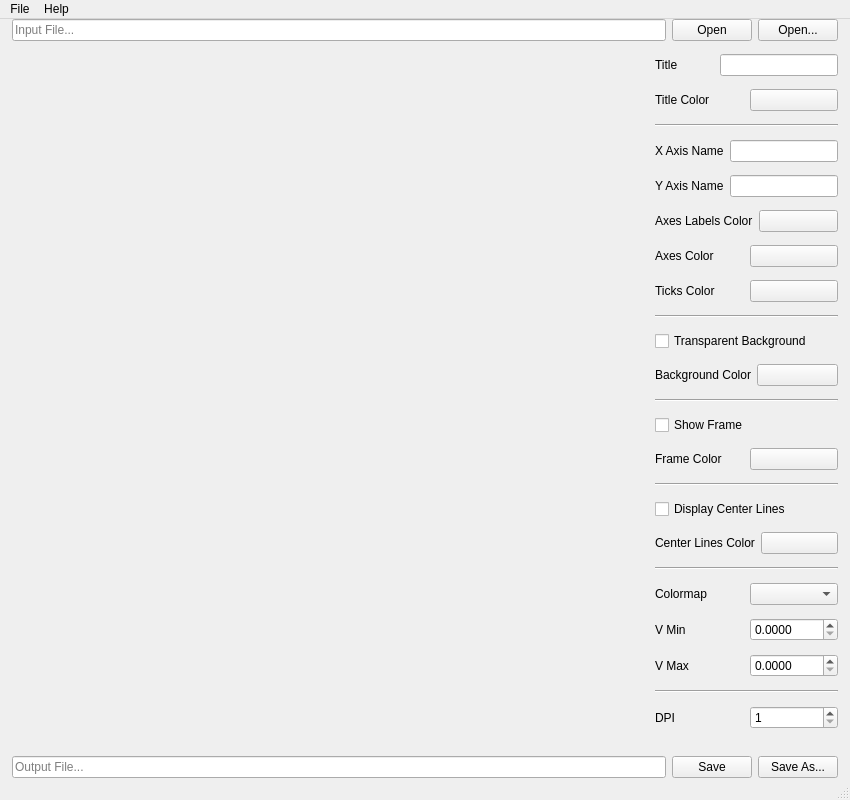
<?xml version="1.0" encoding="UTF-8"?>
<ui version="4.0">
 <class>MainWindow</class>
 <widget class="QMainWindow" name="MainWindow">
  <property name="geometry">
   <rect>
    <x>0</x>
    <y>0</y>
    <width>850</width>
    <height>800</height>
   </rect>
  </property>
  <property name="sizePolicy">
   <sizepolicy hsizetype="Preferred" vsizetype="Preferred">
    <horstretch>0</horstretch>
    <verstretch>0</verstretch>
   </sizepolicy>
  </property>
  <property name="windowTitle">
   <string>Gleipnir</string>
  </property>
  <widget class="QWidget" name="centralwidget">
   <layout class="QVBoxLayout" name="verticalLayout" stretch="0,1,0">
    <property name="spacing">
     <number>6</number>
    </property>
    <property name="sizeConstraint">
     <enum>QLayout::SetDefaultConstraint</enum>
    </property>
    <property name="leftMargin">
     <number>12</number>
    </property>
    <property name="topMargin">
     <number>0</number>
    </property>
    <property name="rightMargin">
     <number>12</number>
    </property>
    <property name="bottomMargin">
     <number>0</number>
    </property>
    <item>
     <layout class="QHBoxLayout" name="topHorizontalLayout">
      <item>
       <widget class="FileLineEdit" name="inputFileLineEdit">
        <property name="placeholderText">
         <string>Input File...</string>
        </property>
       </widget>
      </item>
      <item>
       <widget class="QPushButton" name="openFilePushButton">
        <property name="text">
         <string>Open</string>
        </property>
       </widget>
      </item>
      <item>
       <widget class="QPushButton" name="openAsFilePushButton">
        <property name="text">
         <string>Open...</string>
        </property>
       </widget>
      </item>
     </layout>
    </item>
    <item>
     <layout class="QHBoxLayout" name="centralHorizontalLayout" stretch="2,0">
      <property name="spacing">
       <number>6</number>
      </property>
      <item>
       <widget class="PlotWidget" name="plotWidget" native="true">
        <property name="sizePolicy">
         <sizepolicy hsizetype="Expanding" vsizetype="Expanding">
          <horstretch>0</horstretch>
          <verstretch>0</verstretch>
         </sizepolicy>
        </property>
       </widget>
      </item>
      <item>
       <layout class="QVBoxLayout" name="rightPanelVerticalLayout">
        <property name="leftMargin">
         <number>6</number>
        </property>
        <item>
         <layout class="QHBoxLayout" name="titleHorizontalLayout" stretch="1,2">
          <item>
           <widget class="QLabel" name="titleLabel">
            <property name="text">
             <string>Title</string>
            </property>
           </widget>
          </item>
          <item>
           <widget class="QLineEdit" name="titleLineEdit">
            <property name="sizePolicy">
             <sizepolicy hsizetype="Expanding" vsizetype="Fixed">
              <horstretch>0</horstretch>
              <verstretch>0</verstretch>
             </sizepolicy>
            </property>
           </widget>
          </item>
         </layout>
        </item>
        <item>
         <layout class="QHBoxLayout" name="titleColorHorizontalLayout">
          <item>
           <widget class="QLabel" name="titleColorLabel">
            <property name="text">
             <string>Title Color</string>
            </property>
           </widget>
          </item>
          <item>
           <widget class="ColorButton" name="titleColorColorButton">
            <property name="text">
             <string/>
            </property>
           </widget>
          </item>
         </layout>
        </item>
        <item>
         <widget class="Line" name="titleGroupLine">
          <property name="orientation">
           <enum>Qt::Horizontal</enum>
          </property>
         </widget>
        </item>
        <item>
         <layout class="QHBoxLayout" name="xAxisNameHorizontalLayout" stretch="1,2">
          <item>
           <widget class="QLabel" name="xAxisNameLabel">
            <property name="text">
             <string>X Axis Name</string>
            </property>
           </widget>
          </item>
          <item>
           <widget class="QLineEdit" name="xAxisNameLineEdit">
            <property name="sizePolicy">
             <sizepolicy hsizetype="Expanding" vsizetype="Fixed">
              <horstretch>0</horstretch>
              <verstretch>0</verstretch>
             </sizepolicy>
            </property>
           </widget>
          </item>
         </layout>
        </item>
        <item>
         <layout class="QHBoxLayout" name="yAxisNameHorizontalLayout" stretch="1,2">
          <item>
           <widget class="QLabel" name="yAxisNameLabel">
            <property name="text">
             <string>Y Axis Name</string>
            </property>
           </widget>
          </item>
          <item>
           <widget class="QLineEdit" name="yAxisNameLineEdit">
            <property name="sizePolicy">
             <sizepolicy hsizetype="MinimumExpanding" vsizetype="Fixed">
              <horstretch>0</horstretch>
              <verstretch>0</verstretch>
             </sizepolicy>
            </property>
           </widget>
          </item>
         </layout>
        </item>
        <item>
         <layout class="QHBoxLayout" name="axesLabelsColorHorizontalLayout">
          <item>
           <widget class="QLabel" name="axesLabelsColorLabel">
            <property name="text">
             <string>Axes Labels Color</string>
            </property>
           </widget>
          </item>
          <item>
           <widget class="ColorButton" name="axesLabelsColorColorButton">
            <property name="text">
             <string/>
            </property>
           </widget>
          </item>
         </layout>
        </item>
        <item>
         <layout class="QHBoxLayout" name="axesColorHorizontalLayout">
          <item>
           <widget class="QLabel" name="axesColorLabel">
            <property name="text">
             <string>Axes Color</string>
            </property>
           </widget>
          </item>
          <item>
           <widget class="ColorButton" name="axesColorColorButton">
            <property name="text">
             <string/>
            </property>
           </widget>
          </item>
         </layout>
        </item>
        <item>
         <layout class="QHBoxLayout" name="ticksColorHorizontalLayout">
          <item>
           <widget class="QLabel" name="ticksColorLabel">
            <property name="text">
             <string>Ticks Color</string>
            </property>
           </widget>
          </item>
          <item>
           <widget class="ColorButton" name="ticksColorColorButton">
            <property name="text">
             <string/>
            </property>
           </widget>
          </item>
         </layout>
        </item>
        <item>
         <widget class="Line" name="axesGroupLine">
          <property name="orientation">
           <enum>Qt::Horizontal</enum>
          </property>
         </widget>
        </item>
        <item>
         <widget class="QCheckBox" name="isBackgroundTransparentCheckBox">
          <property name="text">
           <string>Transparent Background</string>
          </property>
         </widget>
        </item>
        <item>
         <layout class="QHBoxLayout" name="backgroundColorHorizontalLayout">
          <item>
           <widget class="QLabel" name="backgroundColorLabel">
            <property name="text">
             <string>Background Color</string>
            </property>
           </widget>
          </item>
          <item>
           <widget class="ColorButton" name="backgroundColorColorButton">
            <property name="text">
             <string/>
            </property>
           </widget>
          </item>
         </layout>
        </item>
        <item>
         <widget class="Line" name="backgroundGroupLine">
          <property name="orientation">
           <enum>Qt::Horizontal</enum>
          </property>
         </widget>
        </item>
        <item>
         <widget class="QCheckBox" name="isShowFrameCheckBox">
          <property name="text">
           <string>Show Frame</string>
          </property>
         </widget>
        </item>
        <item>
         <layout class="QHBoxLayout" name="frameColorHorizontalLayout">
          <item>
           <widget class="QLabel" name="frameColorLabel">
            <property name="text">
             <string>Frame Color</string>
            </property>
           </widget>
          </item>
          <item>
           <widget class="ColorButton" name="frameColorColorButton">
            <property name="text">
             <string/>
            </property>
           </widget>
          </item>
         </layout>
        </item>
        <item>
         <widget class="Line" name="frameGroupLine">
          <property name="orientation">
           <enum>Qt::Horizontal</enum>
          </property>
         </widget>
        </item>
        <item>
         <widget class="QCheckBox" name="isCenterLinesDisplayedCheckBox">
          <property name="text">
           <string>Display Center Lines</string>
          </property>
         </widget>
        </item>
        <item>
         <layout class="QHBoxLayout" name="centerLinesColorHorizontalLayout">
          <item>
           <widget class="QLabel" name="centerLinesColorLabel">
            <property name="text">
             <string>Center Lines Color</string>
            </property>
           </widget>
          </item>
          <item>
           <widget class="ColorButton" name="centerLinesColorColorButton">
            <property name="text">
             <string/>
            </property>
           </widget>
          </item>
         </layout>
        </item>
        <item>
         <widget class="Line" name="centerLinesGroupLine">
          <property name="orientation">
           <enum>Qt::Horizontal</enum>
          </property>
         </widget>
        </item>
        <item>
         <layout class="QHBoxLayout" name="colormapHorizontalLayout">
          <item>
           <widget class="QLabel" name="colormapLabel">
            <property name="text">
             <string>Colormap</string>
            </property>
           </widget>
          </item>
          <item>
           <widget class="QComboBox" name="colormapComboBox"/>
          </item>
         </layout>
        </item>
        <item>
         <layout class="QHBoxLayout" name="vMinHorizontalLayout">
          <item>
           <widget class="QLabel" name="vMinLabel">
            <property name="text">
             <string>V Min</string>
            </property>
           </widget>
          </item>
          <item>
           <widget class="QDoubleSpinBox" name="vMinDoubleSpinBox">
            <property name="decimals">
             <number>4</number>
            </property>
            <property name="maximum">
             <double>1.000000000000000</double>
            </property>
            <property name="singleStep">
             <double>0.010000000000000</double>
            </property>
           </widget>
          </item>
         </layout>
        </item>
        <item>
         <layout class="QHBoxLayout" name="vMaxHorizontalLayout">
          <item>
           <widget class="QLabel" name="vMaxLabel">
            <property name="text">
             <string>V Max</string>
            </property>
           </widget>
          </item>
          <item>
           <widget class="QDoubleSpinBox" name="vMaxDoubleSpinBox">
            <property name="decimals">
             <number>4</number>
            </property>
            <property name="maximum">
             <double>1.000000000000000</double>
            </property>
            <property name="singleStep">
             <double>0.010000000000000</double>
            </property>
           </widget>
          </item>
         </layout>
        </item>
        <item>
         <widget class="Line" name="colormapGroupLine">
          <property name="orientation">
           <enum>Qt::Horizontal</enum>
          </property>
         </widget>
        </item>
        <item>
         <layout class="QHBoxLayout" name="dpiHorizontalLayout">
          <item>
           <widget class="QLabel" name="dpiLabel">
            <property name="text">
             <string>DPI</string>
            </property>
           </widget>
          </item>
          <item>
           <widget class="QSpinBox" name="dpiSpinBox">
            <property name="minimum">
             <number>1</number>
            </property>
            <property name="maximum">
             <number>100000</number>
            </property>
            <property name="singleStep">
             <number>10</number>
            </property>
           </widget>
          </item>
         </layout>
        </item>
       </layout>
      </item>
     </layout>
    </item>
    <item>
     <layout class="QHBoxLayout" name="bottomHorizontalLayout">
      <item>
       <widget class="QLineEdit" name="outputFileLineEdit">
        <property name="placeholderText">
         <string>Output File...</string>
        </property>
       </widget>
      </item>
      <item>
       <widget class="QPushButton" name="savePushButton">
        <property name="text">
         <string>Save</string>
        </property>
       </widget>
      </item>
      <item>
       <widget class="QPushButton" name="saveAsPushButton">
        <property name="text">
         <string>Save As...</string>
        </property>
       </widget>
      </item>
     </layout>
    </item>
   </layout>
  </widget>
  <widget class="QMenuBar" name="menubar">
   <property name="geometry">
    <rect>
     <x>0</x>
     <y>0</y>
     <width>850</width>
     <height>30</height>
    </rect>
   </property>
   <widget class="QMenu" name="menuFile">
    <property name="title">
     <string>File</string>
    </property>
    <addaction name="actionOpen"/>
    <addaction name="separator"/>
    <addaction name="actionSave"/>
    <addaction name="actionSave_As"/>
    <addaction name="separator"/>
    <addaction name="actionQuit"/>
   </widget>
   <widget class="QMenu" name="menuHelp">
    <property name="title">
     <string>Help</string>
    </property>
    <addaction name="actionAbout"/>
   </widget>
   <addaction name="menuFile"/>
   <addaction name="menuHelp"/>
  </widget>
  <widget class="QStatusBar" name="statusbar"/>
  <action name="actionAbout">
   <property name="text">
    <string>About</string>
   </property>
   <property name="shortcut">
    <string>F1</string>
   </property>
  </action>
  <action name="actionOpen">
   <property name="text">
    <string>Open...</string>
   </property>
   <property name="shortcut">
    <string>Ctrl+O</string>
   </property>
  </action>
  <action name="actionSave">
   <property name="text">
    <string>Save</string>
   </property>
   <property name="shortcut">
    <string>Ctrl+S</string>
   </property>
  </action>
  <action name="actionSave_As">
   <property name="text">
    <string>Save As...</string>
   </property>
   <property name="shortcut">
    <string>Ctrl+Shift+S</string>
   </property>
  </action>
  <action name="actionQuit">
   <property name="text">
    <string>Quit</string>
   </property>
   <property name="toolTip">
    <string>Quit</string>
   </property>
   <property name="shortcut">
    <string>Ctrl+Q</string>
   </property>
  </action>
 </widget>
 <customwidgets>
  <customwidget>
   <class>PlotWidget</class>
   <extends>QWidget</extends>
   <header>gleipnir.ui.plot_widget.view</header>
   <container>1</container>
  </customwidget>
  <customwidget>
   <class>ColorButton</class>
   <extends>QPushButton</extends>
   <header>gleipnir.ui.color_button.view</header>
  </customwidget>
  <customwidget>
   <class>FileLineEdit</class>
   <extends>QLineEdit</extends>
   <header>gleipnir.ui.file_line_edit.view</header>
  </customwidget>
 </customwidgets>
 <resources/>
 <connections/>
</ui>
